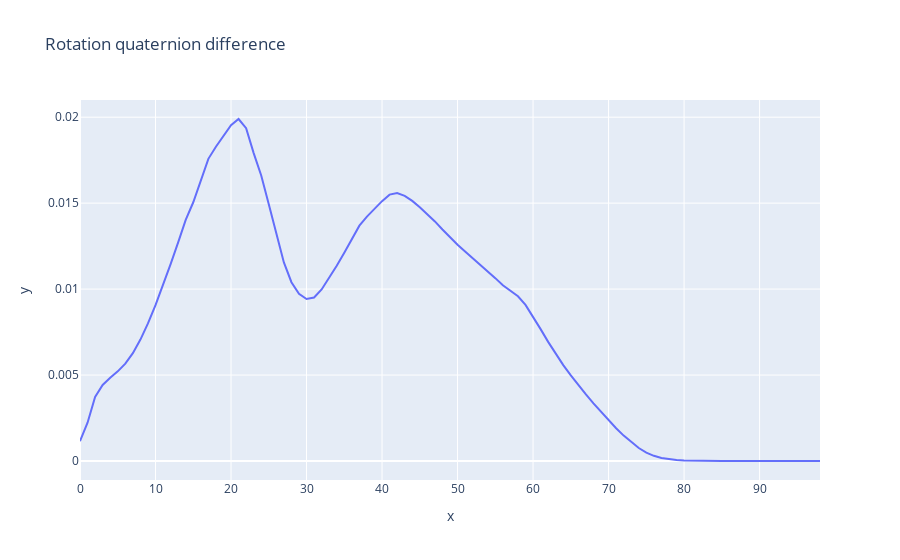

Write notebook code for a chart like this one.
### Code cell
rotDiff = np.asarray([f[keyJo]["rotQuaternion"] for f in frames])
rotDiff = rotDiff[1:] - rotDiff[:-1]
rotDiff = [la.norm(r) for r in rotDiff]

fig = ex.line(x=fID[:-1], y=rotDiff, title="Rotation quaternion difference")
fig.show()
